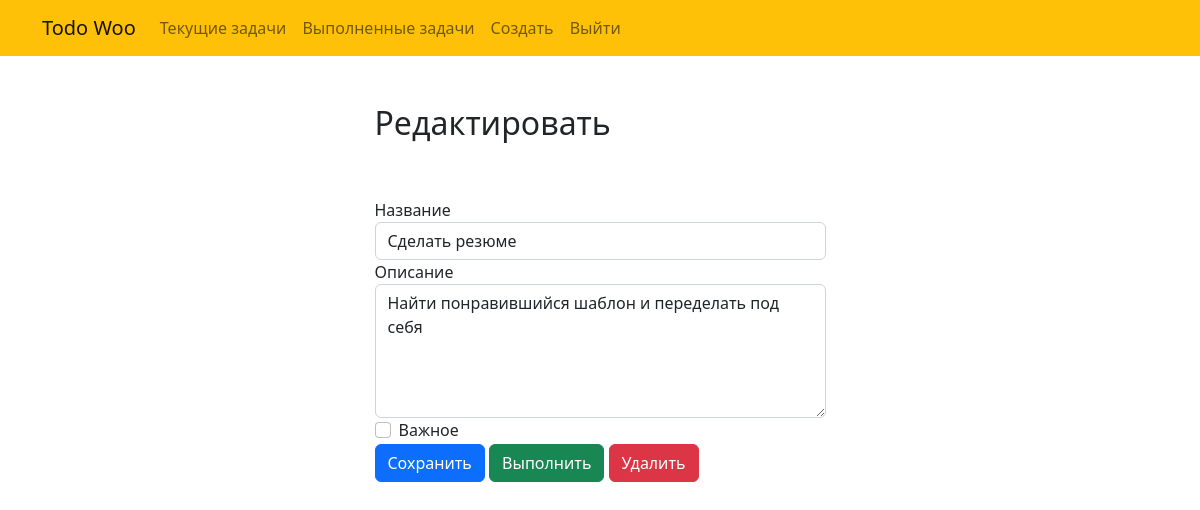
The app's page /todo/12 (signed in) with its own data.
### todo/models.py (models this page shows, shortened)
class Todo(models.Model):
    title = models.CharField(max_length=100, verbose_name='Название')
    memo = models.TextField(blank=True, verbose_name='Описание')
    date_created = models.DateTimeField(auto_now_add=True, verbose_name='Дата создания')
    date_completed = models.DateTimeField(null=True, verbose_name='Дата выполнения', blank=True)
    is_important = models.BooleanField(default=False, verbose_name='Пометить как важное')
    user = models.ForeignKey(User, on_delete=models.CASCADE)

### todo/views.py (the view, shortened to what this page needs)
# urls.py: path('todo/<int:todo_pk>', views.view_todo, name='view_todo'),
@login_required
def view_todo(request: WSGIRequest, todo_pk: int) -> Union[HttpResponseRedirect, HttpResponse]:
    todo_object = get_object_or_404(Todo, pk=todo_pk, user=request.user)
    if request.method == 'GET':
        form = TodoForm(instance=todo_object)
        return render(request, 'todo/view_todo.html', {'todo': todo_object, 'form': form})

### todo/forms.py
class TodoForm(ModelForm):
    class Meta:
        model = Todo
        fields = ['title', 'memo', 'is_important']

### todo/templates/todo/view_todo.html (shortened to what this page needs)
{% extends "todo/base.html" %}
{% block content %}
    <div class="row justify-content-center mt-5">
        <div class="col-md-5">
            <h2>Редактировать</h2>
        </div>
    </div>
    <div class="row justify-content-center mt-5">
        <div class="col-md-5">
            <form method="POST">
                <div class="form-group">
                    <label for="title">Название</label>
                    <input type="text" name="title" class="form-control" id="title" value="{{ todo.title }}" required>
                </div>
                <div class="form-group">
                    <label for="memo">Описание</label>
                    <textarea name="memo" rows="5" class="form-control" id="memo" >{{ todo.memo }}</textarea>
                </div>
                <div class="form-group form-check">
                    <input type="checkbox" name="important" class="form-check-input" id="important" {% if todo.is_important %} checked {% endif %}>
                    <label class="form-check-label" for="important">Важное</label>
                </div>
                <button type="submit" class="btn btn-primary">Сохранить</button>
                <button type="button" class="btn btn-success" onclick="$('#complete').click()">Выполнить</button>
                <button type="button" class="btn btn-danger" onclick="$('#delete').click()">Удалить</button>
            </form>
        </div>
    </div>
{% endblock %}

### records on screen
Todo: title "Сделать резюме", memo "Найти понравившийся шаблон и переделать под себя"
